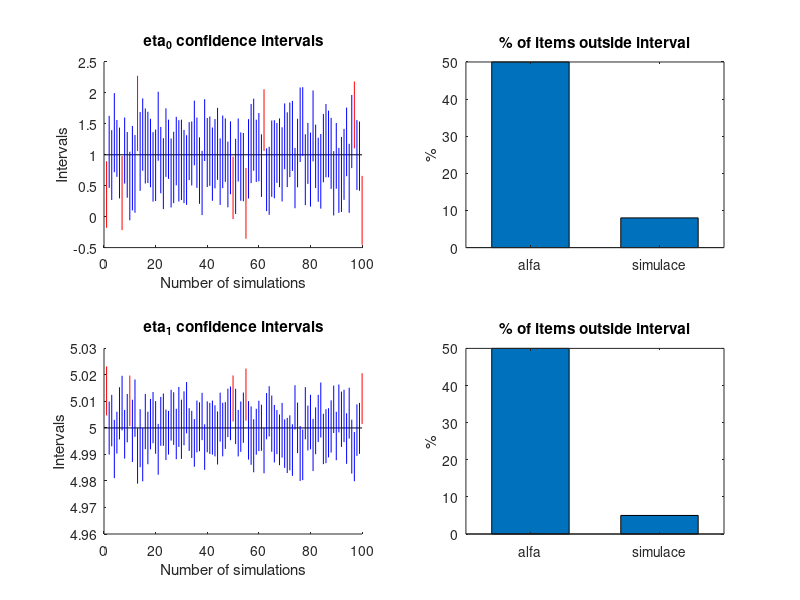
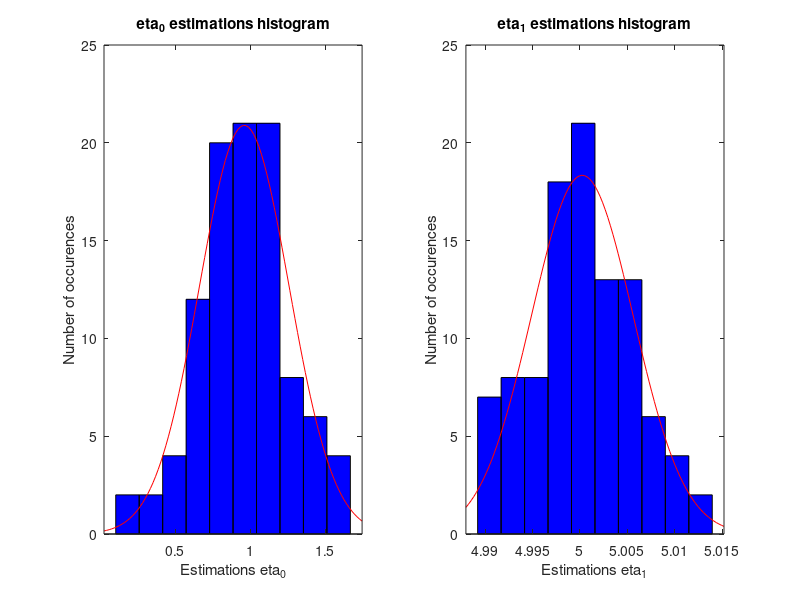

The MATLAB source for these figures, in order: (Note: this script raises an error after producing the figures.)
%% KMA/MME Linear regression

% Clear Sequence
clear all, close all %#ok<CLALL>

% Wait 0.01s (sometimes, clear all does not delete everything)
pause(0.01)

%% Initialize parameters

% Number of simulations
pocetSimulaci = 100;

% Create line and count number of data points n
x = 1:100; n = length(x);

% Choose real beta, sigma2 (rozptyl) & alpha
beta = [1, 5]; sigma2 = 2; alpha = 0.5;

% Regression Matrix X and Dependent variable Y (vysvetlovana promenna)
X = [ones(n, 1), x']; Y = X * beta';

% Preallocations
b = zeros(pocetSimulaci, 2);

% Lower & upper estimations
b_lower = zeros(pocetSimulaci, 2); b_upper = zeros(pocetSimulaci, 2);

% Variance estimation for each simulation
s2 = zeros(pocetSimulaci, 2);

% Number of estimations outside interval
pocetMimoBeta0 = 0; pocetMimoBeta1 = 0;

% Color for plot
barva = char(pocetSimulaci, 2);

%% Simulation

for i = 1:pocetSimulaci

	epsilon = randn(n, 1) * sqrt(sigma2);		%Rezidua s normalnim rozdelenim N(0;2)
	y = Y + epsilon;

    % Perform linear regression
	[btemp, bint] = regress(y, X);
    b(i,:) = btemp';
    
	e = y - X * b(i,:)';							% vypocet rezidui
	RSE = norm(e)^2;							% rezidualni soucet ctvercu pres euklidovskou normu 
	s2(i) = RSE/(n-2);							% odhad rezidualniho rozptylu
    
    Yhat = X*b(i,:)';
    resid2 = Y - Yhat;
    
	%Intervalove odhady pro regresni koeficienty Beta 0 a Beta 1
	b_lower(i, : ) = bint(:,1)';
	b_upper(i, : ) = bint(:,2)';

	if((beta(1) < b_lower(i,1)) || (beta(1) > b_upper(i,1)))
		barva(i, 1) = 'r';
		pocetMimoBeta0 = pocetMimoBeta0 + 1;
	else 
		barva(i, 1) = 'b';
	end

	if((beta(2) < b_lower(i,2)) || (beta(1) > b_upper(i,2)))
		barva(i, 2) = 'r';
		pocetMimoBeta1 = pocetMimoBeta1 + 1;
	else 
		barva(i, 2) = 'b';
	end

end

%% Plot

% Initialize figure
figure(1);

% Plot Beta 1

subplot(2,2,1)
line([0 pocetSimulaci], [beta(1) beta(1)], 'color', 'k')

for j=1:pocetSimulaci
	line([j j], [b_upper(j,1) b_lower(j,1)], 'color', barva(j, 1))
end

title("\beta_0 confidence intervals")
xlabel("Number of simulations"); ylabel("Intervals");

subplot(2,2,2)
bar([alpha * 100, pocetMimoBeta0 / pocetSimulaci * 100], 0.6);

set(gca, 'XTick', 1:2, 'XTickLabel', {'alfa', 'simulace'});
title('% of items outside interval'); ylabel('%');

% Plot Beta 2

subplot(2, 2, 3);
line([0 pocetSimulaci], [beta(2) beta(2)], 'color', 'k');

for j = 1:pocetSimulaci
	line([j j], [b_upper(j,2) b_lower(j,2)], 'color', barva(j, 2));
end

title("\beta_1 confidence intervals");
xlabel("Number of simulations"); ylabel("Intervals");

subplot(2,2,4)
bar([alpha * 100, pocetMimoBeta1 / pocetSimulaci * 100], 0.6);

set(gca, 'XTick', 1:2, 'XTickLabel', {'alfa', 'simulace'});
title('% of items outside interval'); ylabel('%');

saveas(gcf, 'fig1', 'epsc') % Save fig1

%% Normal distribution of Estimations

figure(2);
subplot(1,2,1); histfit(b(:,1));
title("\beta_0 estimations histogram");
xlabel("Estimations \beta_0"); ylabel("Number of occurences");

subplot(1,2,2); histfit(b(:,2));
title("\beta_1 estimations histogram");
xlabel("Estimations \beta_1"); ylabel("Number of occurences");

saveas(gcf, 'fig2', 'epsc') % Save fig2

%% Statistical tests of composite normality

% Lilliefors test
[h1, p1] = lillietest(b(:, 1));

% Jarque - Bera test
[h2, p2] = jbtest(b(:, 1));

% Chi2 test
[h3, p3] = chi2gof(b(:, 1));

% Print results
disp([h1 h2 h3]); disp([p1 p2 p3]);

%% Estimation Convergence to theoretical values for growing number of data

clear x n X Y epsilon b e RSE
N = 500; b = nan(N, 2);

for i = 1:N
    
    % Create line and count number of data points n
	x = 1:i*100; n = length(x);
    
    % Regression Matrix X and Dependent variable Y (vysvetlovana promenna)
	X = [ones(n,1), x']; Y = X*beta';
    
    % Residuals with N(0; 2)
	epsilon = randn(n, 1) * sqrt(sigma2);
	
    % Perform linear regression
    [btemp, bint] = regress(Y + epsilon, X); b(i,:) = btemp';
    
end

figure(3);
osax = (1:N)*100;

% Beta 0
subplot(1,2,1);

plot(osax, b(:,1), 'rx'); line([0 N*100], [beta(1) beta(1)]);
title("Estimation convergence \beta_0");
xlabel("No of Simulations"); ylabel("Confidence intervals");

% Beta 1
subplot(1,2,2);

plot(osax, b(:,2), 'rx'); line([0 N*100], [beta(2) beta(2)]);
title("Estimation convergence \beta_1");
xlabel("No of Simulations"); ylabel("Confidence intervals");

saveas(gcf, 'fig3', 'epsc') % Save fig3

% End of Script
